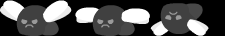

Below is a game level as drawn by its tile map, then a one-line description and the .tmx that defines it (tile-layer data replaced by summaries):
An orthogonal 3x1 tile map with 75x36 px tiles, 1 tile layer (Capa de Patrones 1), 3 tilesets.

<map version="1.0" orientation="orthogonal" renderorder="right-down" width="3" height="1" tilewidth="75" tileheight="36" nextobjectid="1">
 <tileset firstgid="1" name="flyFly1" tilewidth="72" tileheight="36">
  <image source="../../../sprites/platformerGraphicsDeluxe_Updated/Enemies/flyFly1.png" width="72" height="36" />
 </tileset>
 <tileset firstgid="2" name="flyFly2" tilewidth="75" tileheight="31">
  <image source="../../../sprites/platformerGraphicsDeluxe_Updated/Enemies/flyFly2.png" width="75" height="31" />
 </tileset>
 <tileset firstgid="3" name="flyDead" tilewidth="59" tileheight="33">
  <image source="../../../sprites/platformerGraphicsDeluxe_Updated/Enemies/flyDead.png" width="59" height="33" />
 </tileset>
 <layer name="Capa de Patrones 1" width="3" height="1">
  <data>[3 cells, 3 non-empty, 3 distinct tile ids]</data>
 </layer>
</map>
